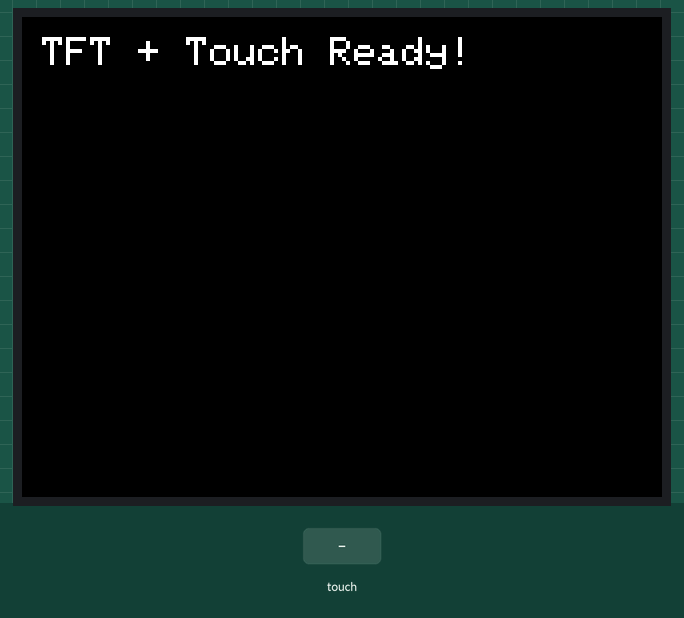
Recording of a program running on a simulated ESP32. On the bench: 320×240 colour display. The inputs (shaded band) are chosen by the test bench. What the program prints to the serial monitor is not drawn.

Above: at 1.7 s.
1.8 s: touch panel pressed at 13 % / 10 % of its raw x / y range
3.3 s: touch panel pressed at 38 % / 10 % of its raw x / y range
At 3.8 s:
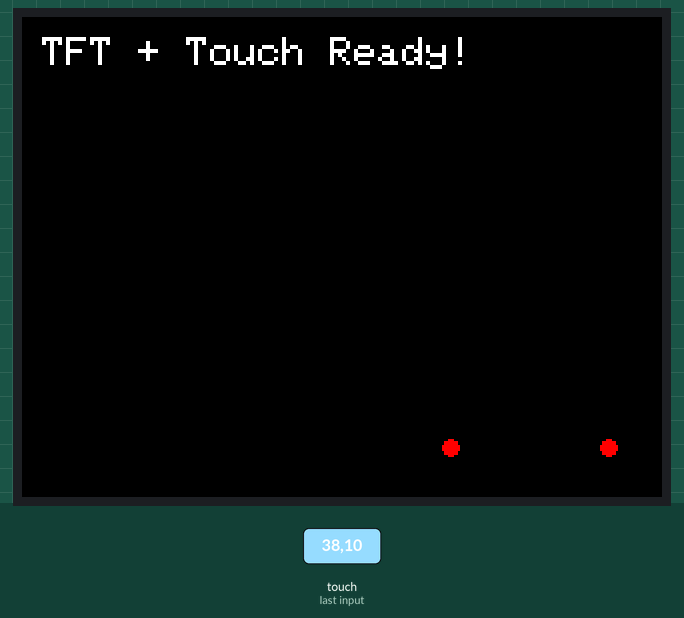
Timing chart, 0 to 6.3 s (numbered marks = the images above; inputs shaded):
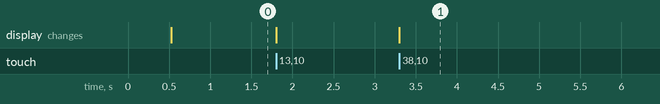

Measured:
- after the input at 3.3 s, the display: changes at once (image 1)

The program:

main.cpp
```cpp
#include <Arduino.h>
#include <SPI.h>
#include <Adafruit_GFX.h>
#include <Adafruit_ILI9341.h>
#include <XPT2046_Touchscreen.h>

// ==== SPI PINS (HSPI) ====
#define HSPI_SCK   14
#define HSPI_MISO  12
#define HSPI_MOSI  13

// ==== TFT PINS ====
#define TFT_CS     15
#define TFT_DC     2
#define TFT_RST    4

// ==== TOUCH PINS ====
#define TOUCH_CS   5
#define TOUCH_IRQ  27   // optional

// TFT object
Adafruit_ILI9341 tft = Adafruit_ILI9341(TFT_CS, TFT_DC, TFT_RST);

// Touch object
XPT2046_Touchscreen touch(TOUCH_CS, TOUCH_IRQ); // IRQ optional

void setup() {
  Serial.begin(115200);
  delay(300);

  // Start HSPI on custom pins
  SPI.begin(HSPI_SCK, HSPI_MISO, HSPI_MOSI, -1);

  // Initialize TFT on HSPI
  tft.begin();
  tft.setRotation(1);
  tft.fillScreen(ILI9341_BLACK);

  // Initialize touch controller on same HSPI bus
  touch.begin();
  touch.setRotation(1);

  tft.setTextColor(ILI9341_WHITE);
  tft.setTextSize(2);
  tft.setCursor(10, 10);
  tft.print("TFT + Touch Ready!");
}

void loop() {
  // Check for touch
  if (touch.touched()) {
    TS_Point p = touch.getPoint();

    // Convert raw touch to screen coordinates
    int x = map(p.x, 3912, 364, 0, tft.width());
    int y = map(p.y, 3840, 227, 0, tft.height());

    Serial.printf("Touch → X: %d  |  Y: %d\n", x, y);

    // Visual feedback: draw small circle
    tft.fillCircle(x, y, 4, ILI9341_RED);
  }
}
```
